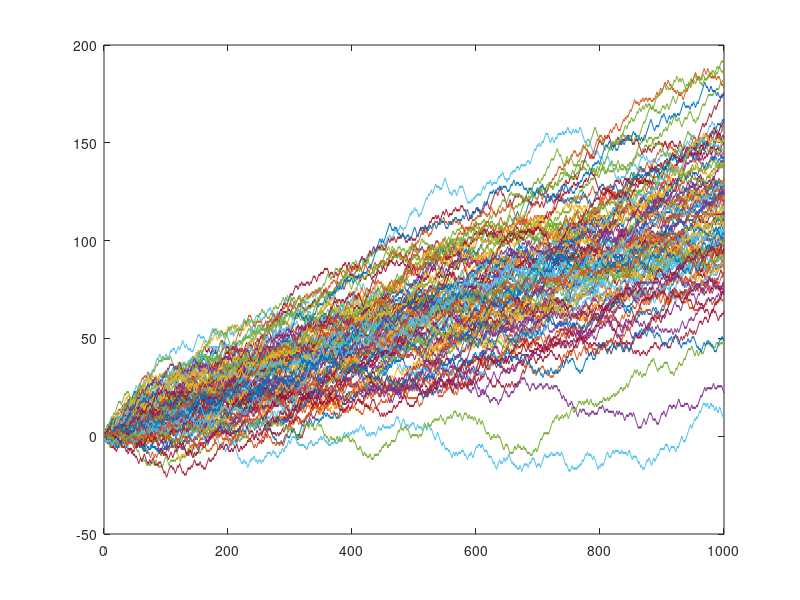

MATLAB code to generate this figure: (Note: this script raises an error after producing the figure.)
clear; clc; close all;

n = 1000;
m = 100;

steps = rand(n,m)<0.56;
steps = 2*steps - 1;
walks = cumsum(steps);
plot(walks)
finalPosition = walks(end,:);
meanFinal = mean(finalPosition)
stdFinal = std(finalPosition)
rightDriftRatio  = mean(finalPosition>=100)
figure 
histogram(finalPosition,30)
